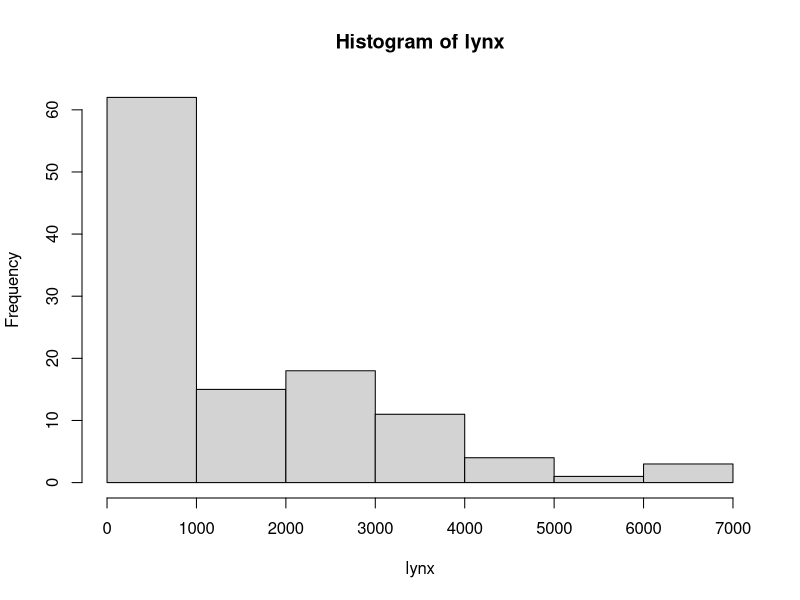
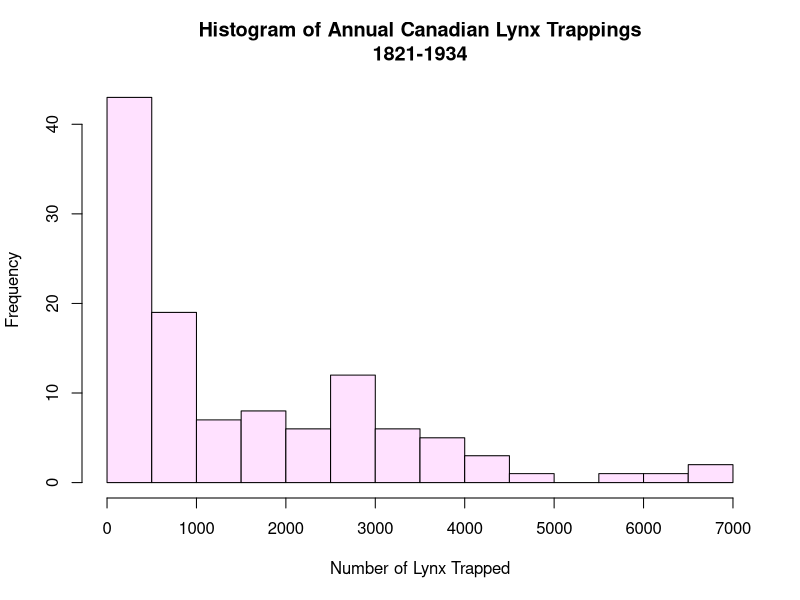

Write R code to recreate these figures, in order.
data(lynx)  # Annual Canadian Lynx trappings 1821-1934
hist(lynx)
# Modify histogram
h <- hist(lynx,  # Save histogram as object
           breaks = 13,  # "Suggests" 11 bins
#           breaks = seq(0, 7000, by = 100),
#           breaks = c(0, 100, 300, 500, 3000, 3500, 7000),
#           freq = FALSE,
           col = "thistle1", # Or use: col = colors() [626]
           main = "Histogram of Annual Canadian Lynx Trappings\n1821-1934",
           xlab = "Number of Lynx Trapped")

rm(list = ls())  # Clean up